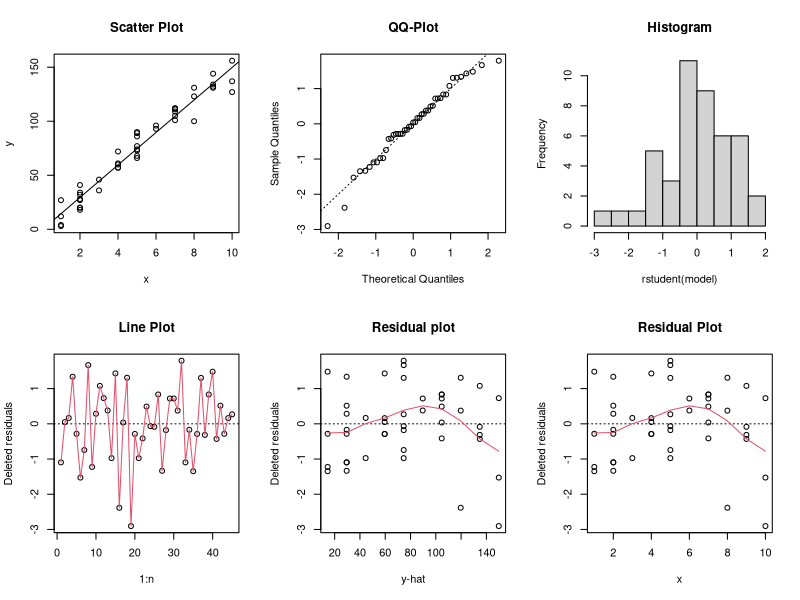
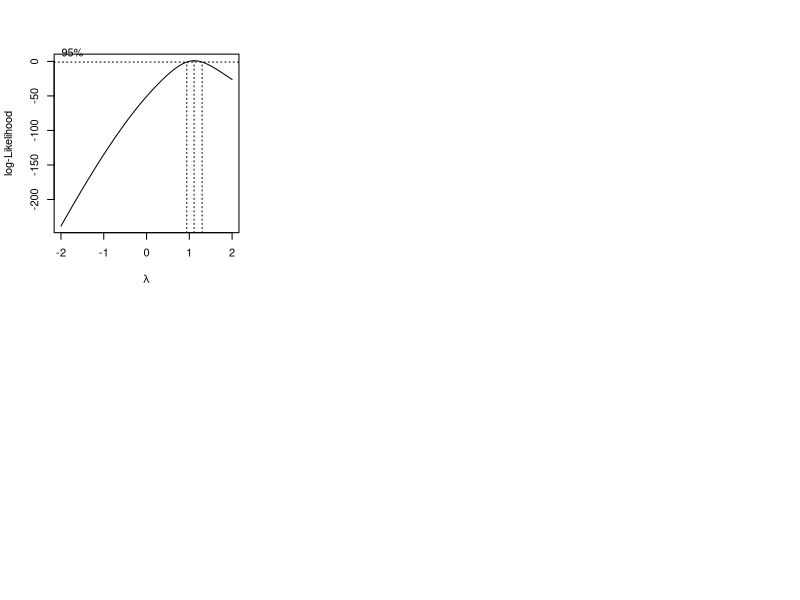

R code for these plots, in order:
## ---- chunk 1
knitr::opts_chunk$set(echo = TRUE)
## ---- chunk 2
d <- read.table("HW3Problem3.txt", header = TRUE)

model <- lm(RentalRates~Age+OperatingExpense+VacancyRates+SquareFootage, data = d)
summary(model)

## ---- chunk 3
r_model.1 <- lm(RentalRates~OperatingExpense+SquareFootage, data = d)
## ---- chunk 4
#Shortcut
anova(r_model.1, model)
## ---- chunk 5
r_model.2 <- lm(RentalRates~Age+OperatingExpense+SquareFootage, data = d)
## ---- chunk 6
#Shortcut
anova(r_model.2, model)
## ---- chunk 7
model_t1 <- lm(RentalRates~Age+OperatingExpense+SquareFootage+VacancyRates, data = d)

anova(model_t1)
## ---- chunk 8
x.h <- data.frame(Age = c(5,6,14,12), OperatingExpense = c(8.25, 8.5, 11.5, 10.25), VacancyRates = c(0, 0.23, 0.11, 0), SquareFootage = c(250000, 270000, 300000, 310000))

predict(model, x.h, interval = "confidence", level = 1 - 0.5/4)
## ---- chunk 9
d_2 <- read.table("HW4Problem3.txt", header = TRUE)

model <- lm(y~x, data = d_2)
summary(model)

## ---- chunk 10
n <- length(d_2[,1])

par(mfrow=c(2,3))

plot(d_2$x,d_2$y, main="Scatter Plot", xlab = "x", ylab = "y")
abline(a =  -0.5802, b = 15.0352)

qqnorm(rstudent(model), main = "QQ-Plot")
abline(a=0, b=1,lty=3)

hist(rstudent(model), main = "Histogram")

plot(1:n, rstudent(model), main = "Line Plot", ylab="Deleted residuals")
abline(h = 0, lty = 3)
lines(1:n,rstudent(model),col=2)

plot(predict(model), rstudent(model), main= "Residual plot", xlab = "y-hat", ylab = "Deleted residuals")
abline(h = 0, lty = 3)
lines(supsmu(predict(model), rstudent(model)), col=2)

plot(d_2$x, rstudent(model), main = "Residual Plot", xlab = "x", ylab = "Deleted residuals")
abline(h = 0, lty = 3)
lines(supsmu(d_2$x, rstudent(model)), col = 2)

## ---- chunk 11

library(MASS)
#bac.box <-  boxcox(y^3~x)
bac.box <-  boxcox(d_2$y~d_2$x)
bac.lambda <-  bac.box$x[which(bac.box$y==max(bac.box$y))]
bac.lambda

#plot transformed data  
#plot(d_2$x,log(d_2$y))
#abline(lm(log(d_2$y)~d_2$x),col="green")

## ---- chunk 12
d_3 <- read.table("1_22.txt", header = TRUE)

